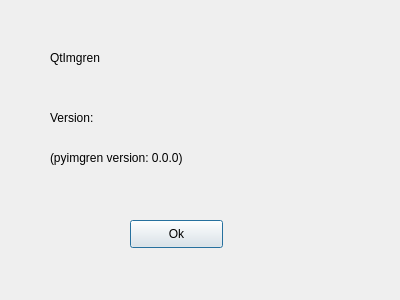
<?xml version="1.0" encoding="UTF-8"?>
<ui version="4.0">
 <class>About</class>
 <widget class="QDialog" name="About">
  <property name="windowModality">
   <enum>Qt::ApplicationModal</enum>
  </property>
  <property name="geometry">
   <rect>
    <x>0</x>
    <y>0</y>
    <width>400</width>
    <height>300</height>
   </rect>
  </property>
  <property name="windowTitle">
   <string>About</string>
  </property>
  <property name="sizeGripEnabled">
   <bool>false</bool>
  </property>
  <property name="modal">
   <bool>true</bool>
  </property>
  <widget class="QPushButton" name="Ok">
   <property name="geometry">
    <rect>
     <x>130</x>
     <y>220</y>
     <width>93</width>
     <height>28</height>
    </rect>
   </property>
   <property name="text">
    <string>Ok</string>
   </property>
   <property name="autoDefault">
    <bool>true</bool>
   </property>
   <property name="default">
    <bool>true</bool>
   </property>
  </widget>
  <widget class="QLabel" name="label">
   <property name="geometry">
    <rect>
     <x>50</x>
     <y>50</y>
     <width>81</width>
     <height>16</height>
    </rect>
   </property>
   <property name="text">
    <string>QtImgren</string>
   </property>
  </widget>
  <widget class="QLabel" name="version">
   <property name="geometry">
    <rect>
     <x>50</x>
     <y>110</y>
     <width>151</width>
     <height>16</height>
    </rect>
   </property>
   <property name="text">
    <string>Version: </string>
   </property>
  </widget>
  <widget class="QLabel" name="libversion">
   <property name="geometry">
    <rect>
     <x>50</x>
     <y>150</y>
     <width>271</width>
     <height>16</height>
    </rect>
   </property>
   <property name="text">
    <string>(pyimgren version: 0.0.0)</string>
   </property>
  </widget>
 </widget>
 <resources/>
 <connections>
  <connection>
   <sender>Ok</sender>
   <signal>clicked()</signal>
   <receiver>About</receiver>
   <slot>accept()</slot>
   <hints>
    <hint type="sourcelabel">
     <x>176</x>
     <y>233</y>
    </hint>
    <hint type="destinationlabel">
     <x>199</x>
     <y>149</y>
    </hint>
   </hints>
  </connection>
 </connections>
</ui>
